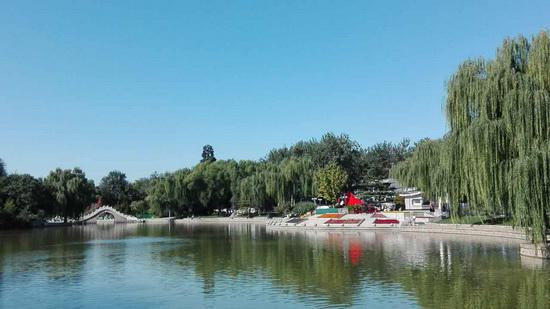
#> input picture AOD_net_numpy_v1/original_image/OTS_2987.jpg, 550 x 309 px, found by its file name
$ jupyter execute --allow-errors AOD_Net_INT8_infer2.ipynb
#> lines starting #> are read from the running program, lines starting #| are printed output that depends on the picture
导入库文件

导入库文件

[cell 1]
#导入外部库
import numpy as np
from PIL import Image

#导入自定义文件
from utils import *
from conv import *
from concat import *
from relu import *
# np.set_printoptions(threshold=np.inf)
# np.set_printoptions(precision=32, suppress=False, formatter={'float': '{:0.16}'.format})

加载INT8权重

#> (a cell that did not finish here is left out)

参数定义

[cell 3]
img_path="./test/img/OTS_2987.jpg"#输入图片
txt_dir = "./test/txt"#txt文件保存路径
txt_input_1 = "./test/txt_dec/conv1_in.txt"#Conv1输入图片   1x1卷积 1*1*3*8 = 24bit
txt_input_2 = "./test/txt_dec/conv2_in.txt"#Conv2输入特征图 3x3卷积 3*3*3*8 = 216bit
txt_input_3 = "./test/txt_dec/conv3_in.txt"#Conv3输入特征图 5x5卷积 5*5*6*8 = 1200bit
txt_input_4 = "./test/txt_dec/conv4_in.txt"#Conv4输入特征图 7x7卷积 7*7*9*8 = 3528bit
txt_input_5 = "./test/txt_dec/conv5_in.txt"#Conv5输入特征图 3x3卷积 3*3*6*8 = 432bit


txt_output_1 = "./test/txt_dec/conv1_out.txt"
txt_output_2 = "./test/txt_dec/conv2_out.txt"
txt_output_3 = "./test/txt_dec/conv3_out.txt"
txt_output_4 = "./test/txt_dec/conv4_out.txt"
txt_output_5 = "./test/txt_dec/conv5_out.txt"

# filter_shape=(output_channel,input_channel,filter_size)
#               输出通道数      输入通道数     卷积核大小
conv1_shape = (3,3,1)
conv2_shape = (3,3,3)
conv3_shape = (3,6,5)
conv4_shape = (3,6,7)
conv5_shape = (3,6,3)
#conv_value=(Kernel_size,stride,padding)
conv1_value = (1,1,0)
conv2_value = (3,1,1)
conv3_value = (5,1,2)
conv4_value = (7,1,3)
conv5_value = (3,1,1)

加载图像

[cell 4]
def array_show_int8(array):
    deahze_img = array.astype(np.uint8)
    deahze_img = np.squeeze(deahze_img)
    img = Image.fromarray(deahze_img.transpose(1,2,0))
    img.show()

hazy_input_image = Image.open(img_path)#图像加载
#> hazy_input_image is the input picture: PIL image 550x309 RGB; mean R, G, B 104.8, 141.7, 150.3
hazy_input_image = hazy_input_image.resize((640, 480))
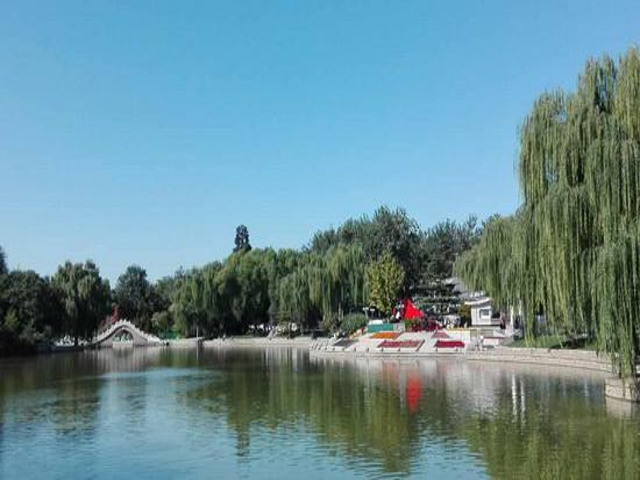
#> hazy_input_image: PIL image 640x480 RGB; mean R, G, B 104.7, 141.7, 150.3
hazy_image = (np.asarray(hazy_input_image))
hazy_image = hazy_image.transpose(2,0,1)#HWC -> CHW
hazy_image = np.expand_dims(hazy_image,axis=0)#增加一个新的维度batch_size (batch_size,C,H,W)

array_show_int8(hazy_image)
